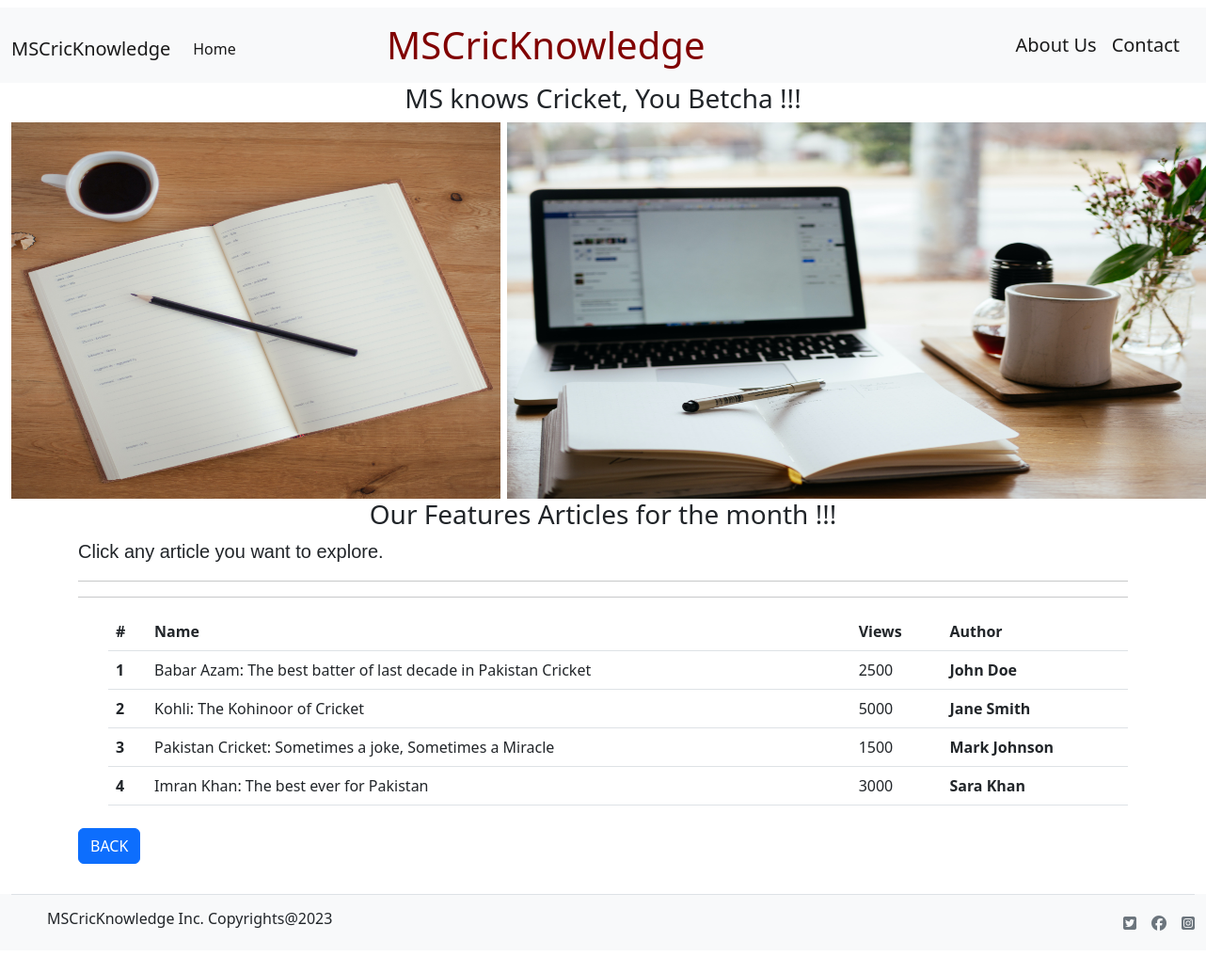
The page /articles on the database its author committed.
### tables this page shows
CREATE TABLE articles (
    id INTEGER PRIMARY KEY AUTOINCREMENT NOT NULL,
    name TEXT NOT NULL,
    description TEXT NOT NULL,
    views INTEGER,
    date_published TEXT NOT NULL,
    author TEXT NOT NULL
);

### main.py (the view)
@app.route('/articles')
def articles_list():
    articles = load_articles()
    if not articles:
        return 'Not found', 404
    else:
        return render_template('articles_list.html', articles=articles)

### main.py (called while the page is built)
def load_articles():
    with engine.connect() as conn:
        articles = conn.execute('SELECT * FROM articles')
        articles_dict = []
        for article in articles.all():
            articles_dict.append(dict(article))
        return articles_dict

### templates/articles_list.html (shortened to what this page needs)
{% extends 'base.html' %}
{% block body %}
<div class="container-fluid">
    <div class="row">
        <div class="col-4">
            <img class="img-responsive player-pics1" src="../static/media/article1.jpg" alt="Article Writing">
        </div>
        <div class="col-8">
            <img class="img-responsive player-pics2" src="../static/media/article2.jpg" alt="Article Writing">
        </div>
    </div>
    <h3 class="text-center">Our Features Articles for the month !!!</h3>
</div>
<div class="container">
    <p class="lead">Click any article you want to explore.</p>
    <hr>
    <hr>
    <ul>
        <table class="table">
            <thead>
                <tr>
                    <th scope="col">#</th>
                    <th scope="col">Name</th>
                    <th scope="col">Views</th>
                    <th scope="col">Author</th>
                </tr>
            </thead>
            {% for article in articles %}
            <tbody>
                <tr>
                    <th scope="row">{{ loop.index }}</th>
                    <td><a class="navbar-brand" href="/articles/{{article.id}}">{{ article.name }}</a></td>
                    <td>{{article.views}}</td>
                    <td><b>{{ article.author }}</b></td>
                </tr>
            </tbody>
            {% endfor %}
        </table>
    </ul>
    <div class="conatiner">
        <a href="/" type="button" class="btn btn-primary my-2" >BACK</a>
    </div>
</div>
{% endblock %}

### static/css/style.css (style rules this page uses)
body { color: #ebf1f7; }
p { font-family: helvetica; font-weight: 400; }
.player-pics1 { width: 520px; height: 400px; }
.player-pics2 { width: 760px; height: 400px; margin-left: 100px; }

### rows shown on the page
articles: name "Babar Azam: The best batter of last decade in Pakistan Cricket", views "2500", author "John Doe"
articles: name "Kohli: The Kohinoor of Cricket", views "5000", author "Jane Smith"
articles: name "Pakistan Cricket: Sometimes a joke, Sometimes a Miracle", views "1500", author "Mark Johnson"
articles: name "Imran Khan: The best ever for Pakistan", views "3000", author "Sara Khan"
